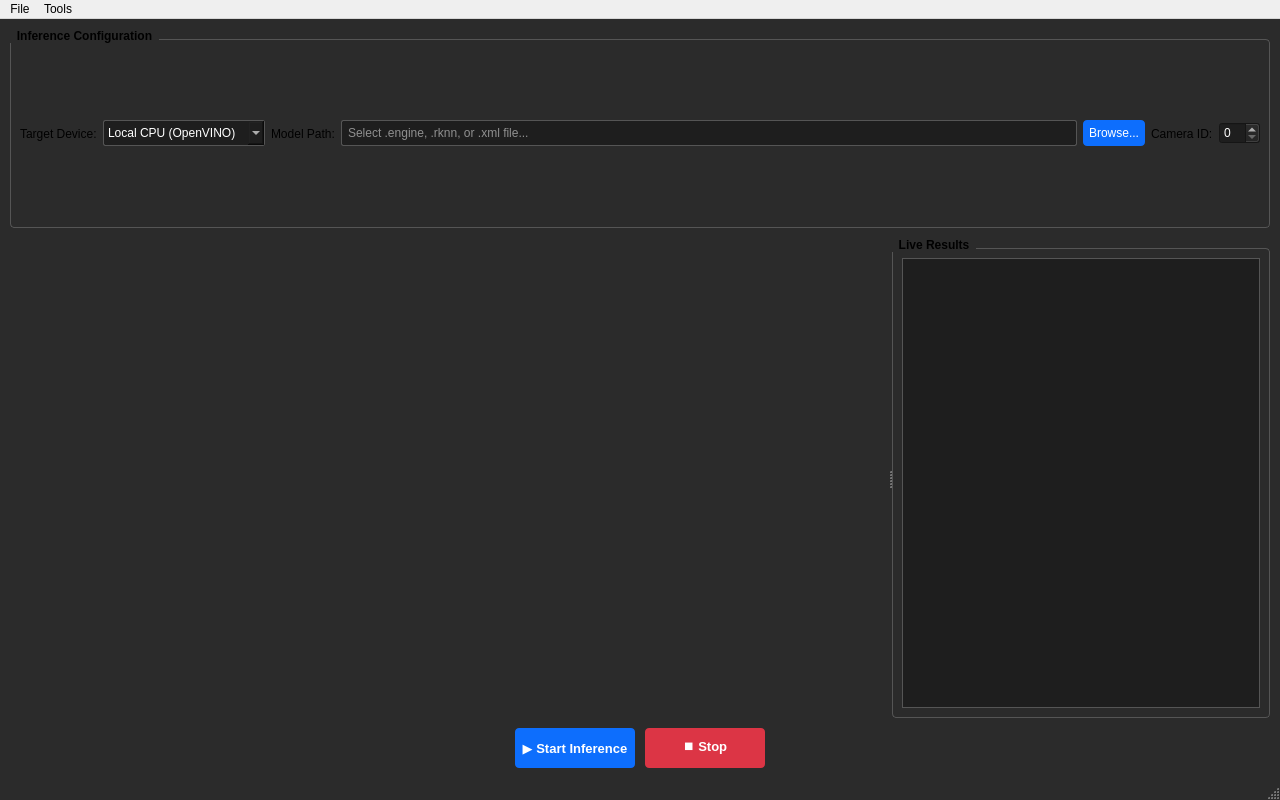
<?xml version="1.0" encoding="UTF-8"?>
<ui version="4.0">
    <class>MainWindow</class>
    <widget class="QMainWindow" name="MainWindow">
        <property name="geometry">
            <rect>
                <x>0</x>
                <y>0</y>
                <width>1280</width>
                <height>800</height>
            </rect>
        </property>
        <property name="windowTitle">
            <string>xInfer Studio</string>
        </property>
        <property name="styleSheet">
            <string notr="true">QMainWindow { background-color: #2b2b2b; color: #ffffff; }
                QGroupBox { font-weight: bold; border: 1px solid #555; margin-top: 10px; border-radius: 4px; }
                QGroupBox::title { subcontrol-origin: margin; subcontrol-position: top left; padding: 0 5px; }
                QPushButton { background-color: #0d6efd; color: white; border-radius: 4px; padding: 6px; }
                QPushButton:hover { background-color: #0b5ed7; }
                QPushButton:pressed { background-color: #0a58ca; }
                QPushButton#btnStop { background-color: #dc3545; }
                QPushButton#btnStop:hover { background-color: #bb2d3b; }
                QLineEdit { padding: 4px; border: 1px solid #555; background-color: #1e1e1e; color: white; border-radius: 2px; }
                QComboBox { padding: 4px; border: 1px solid #555; background-color: #1e1e1e; color: white; border-radius: 2px; }
                QPlainTextEdit { background-color: #1e1e1e; color: #00ff00; font-family: Consolas, Monospace; border: 1px solid #555; }</string>
        </property>
        <widget class="QWidget" name="centralwidget">
            <layout class="QVBoxLayout" name="verticalLayout">
                <property name="spacing">
                    <number>10</number>
                </property>
                <property name="leftMargin">
                    <number>10</number>
                </property>
                <property name="topMargin">
                    <number>10</number>
                </property>
                <property name="rightMargin">
                    <number>10</number>
                </property>
                <property name="bottomMargin">
                    <number>10</number>
                </property>

                <!-- Top Configuration Bar -->
                <item>
                    <widget class="QGroupBox" name="groupBoxConfig">
                        <property name="title">
                            <string>Inference Configuration</string>
                        </property>
                        <property name="maximumHeight">
                            <number>80</number>
                        </property>
                        <layout class="QHBoxLayout" name="horizontalLayout">
                            <item>
                                <widget class="QLabel" name="labelTarget">
                                    <property name="text">
                                        <string>Target Device:</string>
                                    </property>
                                </widget>
                            </item>
                            <item>
                                <widget class="QComboBox" name="cmbTarget">
                                    <property name="minimumWidth">
                                        <number>150</number>
                                    </property>
                                    <item>
                                        <property name="text">
                                            <string>Local CPU (OpenVINO)</string>
                                        </property>
                                    </item>
                                    <item>
                                        <property name="text">
                                            <string>NVIDIA GPU (TensorRT)</string>
                                        </property>
                                    </item>
                                    <item>
                                        <property name="text">
                                            <string>Rockchip NPU (RKNN)</string>
                                        </property>
                                    </item>
                                </widget>
                            </item>
                            <item>
                                <widget class="QLabel" name="labelModel">
                                    <property name="text">
                                        <string>Model Path:</string>
                                    </property>
                                </widget>
                            </item>
                            <item>
                                <widget class="QLineEdit" name="lineEditModel">
                                    <property name="placeholderText">
                                        <string>Select .engine, .rknn, or .xml file...</string>
                                    </property>
                                </widget>
                            </item>
                            <item>
                                <widget class="QPushButton" name="btnBrowse">
                                    <property name="text">
                                        <string>Browse...</string>
                                    </property>
                                </widget>
                            </item>
                            <item>
                                <widget class="QLabel" name="labelCamera">
                                    <property name="text">
                                        <string>Camera ID:</string>
                                    </property>
                                </widget>
                            </item>
                            <item>
                                <widget class="QSpinBox" name="spinCameraId">
                                    <property name="styleSheet">
                                        <string>background-color: #1e1e1e; color: white;</string>
                                    </property>
                                </widget>
                            </item>
                        </layout>
                    </widget>
                </item>

                <!-- Main Content Splitter (Video | Logs) -->
                <item>
                    <widget class="QSplitter" name="splitter">
                        <property name="orientation">
                            <enum>Qt::Horizontal</enum>
                        </property>

                        <!-- Custom Video Widget -->
                        <widget class="VideoDisplay" name="videoWidget" native="true">
                            <property name="minimumSize">
                                <size>
                                    <width>640</width>
                                    <height>480</height>
                                </size>
                            </property>
                        </widget>

                        <!-- Side Panel -->
                        <widget class="QGroupBox" name="groupBoxResults">
                            <property name="title">
                                <string>Live Results</string>
                            </property>
                            <layout class="QVBoxLayout" name="verticalLayout_2">
                                <item>
                                    <widget class="QPlainTextEdit" name="txtLog">
                                        <property name="readOnly">
                                            <bool>true</bool>
                                        </property>
                                    </widget>
                                </item>
                            </layout>
                        </widget>
                    </widget>
                </item>

                <!-- Bottom Control Bar -->
                <item>
                    <layout class="QHBoxLayout" name="horizontalLayout_2">
                        <item>
                            <spacer name="horizontalSpacer">
                                <property name="orientation">
                                    <enum>Qt::Horizontal</enum>
                                </property>
                                <property name="sizeHint" stdset="0">
                                    <size>
                                        <width>40</width>
                                        <height>20</height>
                                    </size>
                                </property>
                            </spacer>
                        </item>
                        <item>
                            <widget class="QPushButton" name="btnStart">
                                <property name="minimumSize">
                                    <size>
                                        <width>120</width>
                                        <height>40</height>
                                    </size>
                                </property>
                                <property name="font">
                                    <font>
                                        <bold>true</bold>
                                        <pointsize>10</pointsize>
                                    </font>
                                </property>
                                <property name="text">
                                    <string>▶ Start Inference</string>
                                </property>
                            </widget>
                        </item>
                        <item>
                            <widget class="QPushButton" name="btnStop">
                                <property name="enabled">
                                    <bool>false</bool>
                                </property>
                                <property name="minimumSize">
                                    <size>
                                        <width>120</width>
                                        <height>40</height>
                                    </size>
                                </property>
                                <property name="font">
                                    <font>
                                        <bold>true</bold>
                                        <pointsize>10</pointsize>
                                    </font>
                                </property>
                                <property name="text">
                                    <string>⏹ Stop</string>
                                </property>
                            </widget>
                        </item>
                        <item>
                            <spacer name="horizontalSpacer_2">
                                <property name="orientation">
                                    <enum>Qt::Horizontal</enum>
                                </property>
                                <property name="sizeHint" stdset="0">
                                    <size>
                                        <width>40</width>
                                        <height>20</height>
                                    </size>
                                </property>
                            </spacer>
                        </item>
                    </layout>
                </item>
            </layout>
        </widget>

        <widget class="QMenuBar" name="menubar">
            <property name="geometry">
                <rect>
                    <x>0</x>
                    <y>0</y>
                    <width>1280</width>
                    <height>22</height>
                </rect>
            </property>
            <widget class="QMenu" name="menuFile">
                <property name="title">
                    <string>File</string>
                </property>
                <addaction name="actionExit"/>
            </widget>
            <widget class="QMenu" name="menuTools">
                <property name="title">
                    <string>Tools</string>
                </property>
                <addaction name="actionModel_Compiler"/>
                <addaction name="actionDevice_Manager"/>
            </widget>
            <addaction name="menuFile"/>
            <addaction name="menuTools"/>
        </widget>

        <widget class="QStatusBar" name="statusbar"/>

        <action name="actionExit">
            <property name="text">
                <string>Exit</string>
            </property>
        </action>
        <action name="actionModel_Compiler">
            <property name="text">
                <string>Model Compiler</string>
            </property>
        </action>
        <action name="actionDevice_Manager">
            <property name="text">
                <string>Device Manager</string>
            </property>
        </action>
    </widget>

    <!-- Mapping Custom Widgets to Header Files -->
    <customwidgets>
        <customwidget>
            <class>VideoDisplay</class>
            <extends>QWidget</extends>
            <header>../widgets/video_display.h</header>
            <container>1</container>
        </customwidget>
    </customwidgets>

    <resources/>
    <connections/>
</ui>
